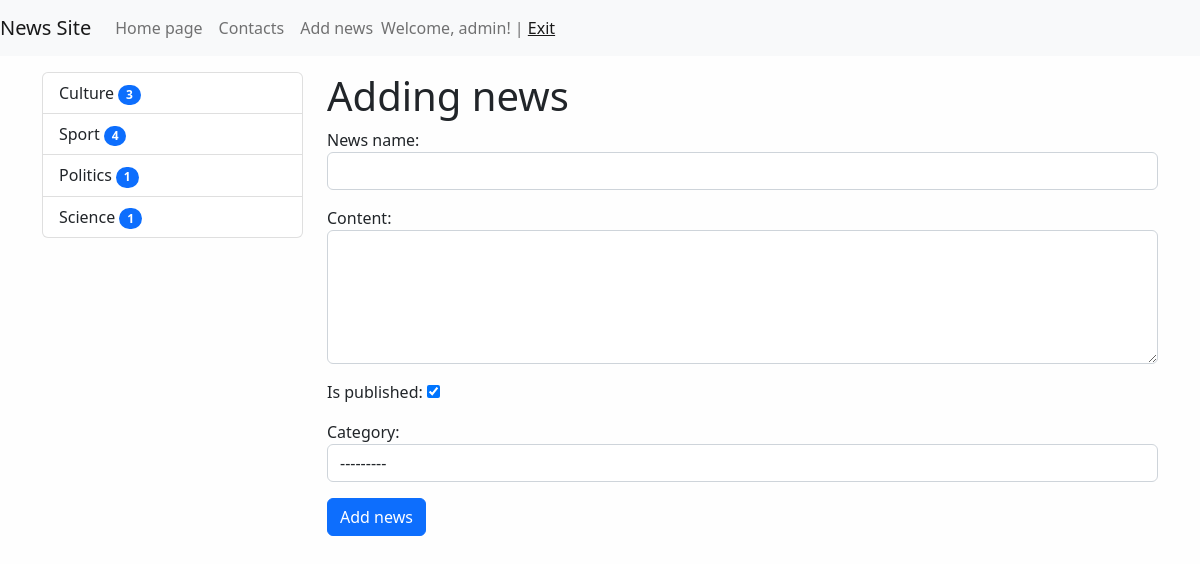
The app's page /news/add-news/ (signed in) with its own data.
### news/models.py (models this page shows)
class Category(models.Model):
    title = models.CharField(max_length=150, db_index=True, verbose_name='Category name')
    def get_absolute_url(self):
        return reverse('category', kwargs={"category_id": self.pk})
    def __str__(self):
        return self.title
    class Meta:
        verbose_name = 'Category'
        verbose_name_plural = 'Categories'
        ordering = ['title']

### news/views.py (the view)
# urls.py: path('news/add-news/', CreateNews.as_view(), name='add_news'),
class CreateNews(LoginRequiredMixin, CreateView):
    form_class = NewsForm
    template_name = 'news/add_news.html'
    raise_exception = True

### news/forms.py (shortened to what this page needs)
class NewsForm(forms.ModelForm):
    class Meta:
        model = News
        fields = ['title', 'content', 'is_published', 'category']
        widgets = {
            'title': forms.TextInput(attrs={'class': 'form-control'}),
            'content': forms.Textarea(attrs={'class': 'form-control', 'rows': 5}),
            'category': forms.Select(attrs={'class': 'form-control'}),
        }

### news/templatetags/news_tags.py (called while the page is built)
@register.inclusion_tag('news/list_categories.html')
def show_categories(arg1='Hello', arg2='world'):
    categories = Category.objects.annotate(cnt=Count('news', filter=F('news__is_published'))).filter(cnt__gt=0)
    return {"categories": categories, "arg1": arg1, "arg2": arg2}

### news/templates/news/add_news.html (shortened to what this page needs)
{% extends 'base.html' %}
{% block sidebar %}
{% include 'inc/_sidebar.html' %}
{% endblock %}
{% block content %}
<h1>Adding news</h1>
<form action="{% url 'add_news' %}" method="post">
    {{ form.as_p }}
    <button type="submit" class="btn btn-primary btn-block">Add news</button>
</form>
{% endblock %}

### templates/inc/_nav.html (shortened to what this page needs)
<nav class="navbar navbar-expand-lg navbar-light bg-light">
    <a class="navbar-brand" href="{% url 'home' %}">News Site</a>
    <div class="collapse navbar-collapse" id="navbarSupportedContent">
        <ul class="navbar-nav mr-auto">
            <li class="nav-item active"><a class="nav-link" href="{% url 'home' %}">Home page</a></li>
            <li class="nav-item active"><a class="nav-link" href="{% url 'contact' %}">Contacts</a></li>
            {% if request.user.is_authenticated %}
            <li class="nav-item active"><a class="nav-link" href="{% url 'add_news' %}">Add news</a></li>
            {% endif %}
        </ul>
        <span class="navbar-text">
            {% if request.user.is_authenticated %}
            Welcome, {{ user.username }}! | <a href="{% url 'logout' %}">Exit</a>
            {% else %}
            <a href="{% url 'register' %}">Register</a> | <a href="{% url 'login' %}">Login</a>
            {% endif %}
        </span>
    </div>
</nav>

### news/templates/news/list_categories.html
<div class="list-group">
    {% for item in categories %}
    <a href="{{ item.get_absolute_url }}" class="list-group-item list-group-item-action">{{ item.title }} <span class="badge bg-primary rounded-pill">{{ item.cnt }}</span></a>
    {% endfor %}
</div>

### mysite/static/css/style.css (style rules this page uses)
body { background-color: #fefefe; }

### records on screen
Category: title "Culture", cnt "3"
Category: title "Sport", cnt "4"
Category: title "Politics", cnt "1"
Category: title "Science", cnt "1"

### other values on screen
{{ user.username }} "admin"
